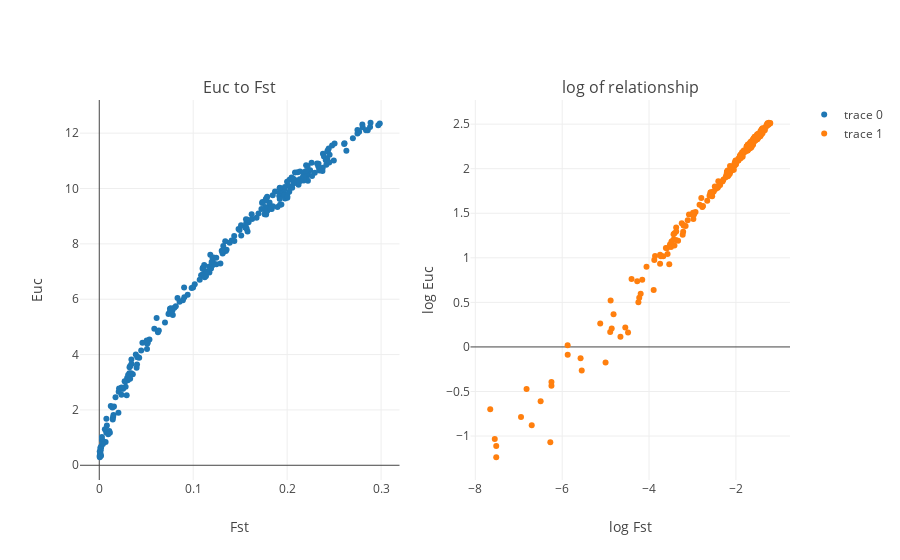

Notebook cell for this chart:
### Code cell
from plotly import tools

trace1= go.Scatter(
    x= [np.exp(x) for x in fst_x],
    y= [np.exp(x) for x in y_true],
    mode= 'markers'
    )

trace2= go.Scatter(
    x= fst_x,
    y= y_true,
    mode= 'markers'
    )

fig = tools.make_subplots(rows=1, cols=2,
                         subplot_titles=('Euc to Fst','log of relationship'))

fig.append_trace(trace1, 1, 1)
fig.append_trace(trace2, 1, 2)

fig['layout']['xaxis1'].update(title='Fst')
fig['layout']['xaxis2'].update(title='log Fst')

fig['layout']['yaxis1'].update(title='Euc')
fig['layout']['yaxis2'].update(title='log Euc')


layout = go.Layout(
    title= 'Euclidian distances to fst',
    yaxis=dict(
        title='fst'),
    xaxis=dict(
        title='fst')
)

fig= go.Figure(data=fig, layout=layout)
iplot(fig)

### Figure 1 — Plotly figure (JSON) as saved in the notebook; plotly's stock layout.template omitted (floating-point values rounded to 4 significant figures; data arrays with more than 128 entries replaced by an {"elided": "..."} marker saying what was removed)
{"data": [{"mode": "markers", "type": "scatter", "uid": "a8d7fd12-c490-4a98-bbcc-99042469525b", "x": {"elided": "253 float values"}, "xaxis": "x", "y": {"elided": "253 float values"}, "yaxis": "y"}, {"mode": "markers", "type": "scatter", "uid": "0a3eb82d-efaf-4fc9-b029-f9e599dde301", "x": {"elided": "253 float values"}, "xaxis": "x2", "y": {"elided": "253 float values"}, "yaxis": "y2"}], "layout": {"annotations": [{"font": {"size": 16}, "showarrow": false, "text": "Euc to Fst", "x": 0.225, "xanchor": "center", "xref": "paper", "y": 1, "yanchor": "bottom", "yref": "paper"}, {"font": {"size": 16}, "showarrow": false, "text": "log of relationship", "x": 0.775, "xanchor": "center", "xref": "paper", "y": 1, "yanchor": "bottom", "yref": "paper"}], "xaxis": {"anchor": "y", "domain": [0, 0.45], "title": "Fst"}, "xaxis2": {"anchor": "y2", "domain": [0.55, 1], "title": "log Fst"}, "yaxis": {"anchor": "x", "domain": [0, 1], "title": "Euc"}, "yaxis2": {"anchor": "x2", "domain": [0, 1], "title": "log Euc"}}}
